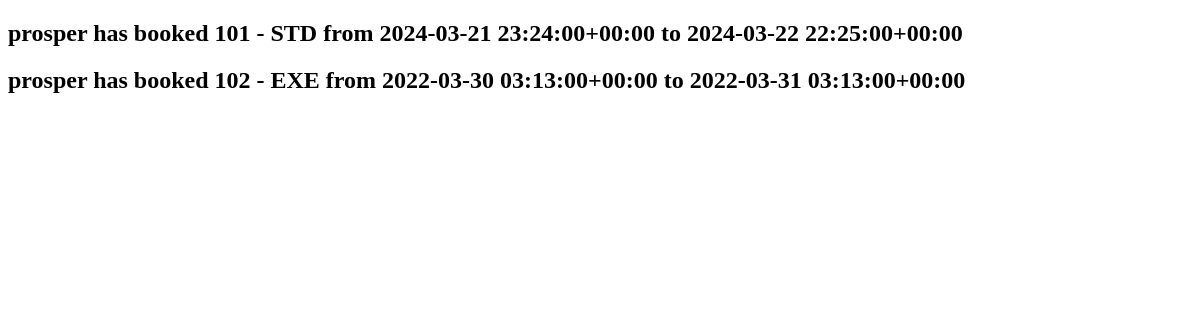
The app's page /booking-list/, older data.
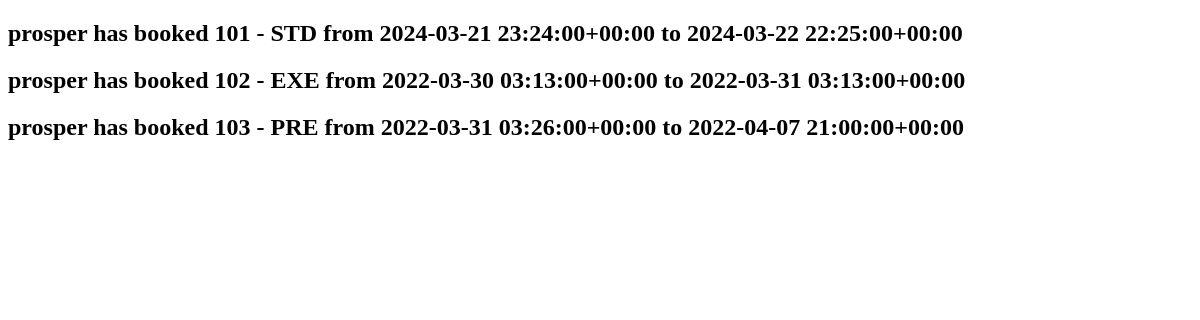
The same page, newer data.
### hotel/models.py (models this page shows)
class Booking(models.Model):
    user = models.ForeignKey(settings.AUTH_USER_MODEL, on_delete=models.CASCADE)
    room = models.ForeignKey(Room, on_delete=models.CASCADE)
    check_in = models.DateTimeField()
    check_out = models.DateTimeField()
    def __str__(self):
        return f"{self.user} has booked {self.room} from {self.check_in} to {self.check_out}"

class Room(models.Model):
    ROOM_CATEGORIES=(
        ('EXE', 'EXECUTIVE'),
        ('DEL', 'DELUXE'),
        ('PRE', 'PREMIUM'),
        ('STD', 'STANDARD'),
        ('PNT', 'PENTHOUSE')
    )
    number = models.IntegerField()
    category = models.CharField(max_length=3, choices=ROOM_CATEGORIES)
    beds = models.IntegerField()
    capacity = models.IntegerField()
    def __str__(self):
        return f"{self.number} - {self.category}"

### hotel/views.py (the view)
# urls.py: path("booking-list/", BookingList.as_view(), name="Booking-List"),
class BookingList(ListView):
    model = Booking

### hotel/templates/hotel/booking_list.html (shortened to what this page needs)
<!DOCTYPE html>
<html lang="en">
<head>
</head>
<body>
    {% for booking in booking_list %}
    <h2>{{ booking }}</h2>
    {% endfor %}
</body>
</html>

Row changes from the older to the newer data that the page shows:
added Booking: user+room+check_in "prosper has booked 103 - PRE from 2022-03-31 03:26:00+00:00 to 2022-04-07 21:00:00+00:00"
